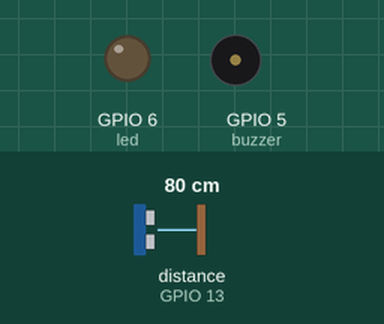
This sketch was run on a simulated ESP32-S3. On the bench: output pins drawn as LEDs (lit = HIGH), buzzer (waves = sounding, pin HIGH). Wiring (inferred from the names in the program): ultrasonic range finder: trigger GPIO 12; echo GPIO 13. The inputs (shaded band) are chosen by the test bench; at power-on: distance to the obstacle (sensor on GPIO 13) 80 cm. The echo pulse lasts 58.3 µs per cm; WiFi joins after 1.5 s; servers stay silent unless stated; pins used as bus, display or sensor lines are not drawn.

Above: at 1.2 s.
1.3 s: distance to the obstacle (sensor on GPIO 13) set to 34 cm
2.8 s: distance to the obstacle (sensor on GPIO 13) set to 28 cm
At 4.0 s:
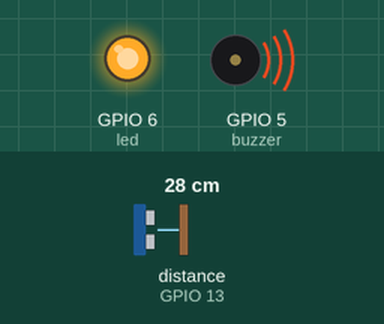
4.3 s: distance to the obstacle (sensor on GPIO 13) set to 35 cm
At 5.2 s:
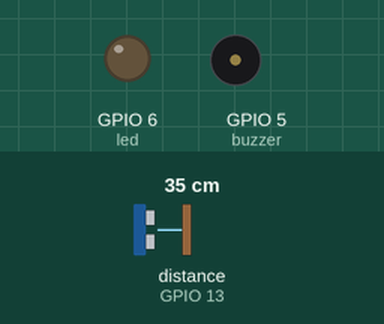
6.1 s: distance to the obstacle (sensor on GPIO 13) set to 2 cm
At 7.5 s:
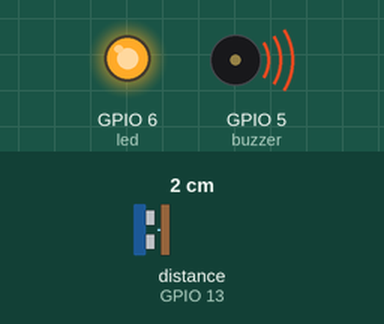
Timing chart, 0 to 8.9 s (numbered marks = the images above; inputs shaded):
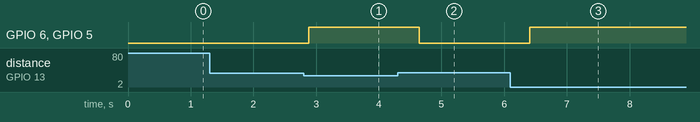

The sketch:

alarme_ver_3.ino
```cpp
// 3ª versão do código do projeto
// Descrição: Tentativa de fazer o código final do projeto, com todos os componentes e integrado à Ethernet e ao Telegram.
// Obs: os comandos "bot.sendMessage" estão dando erro!
////////////////////////////////////////////////////////////////////////////////////////////////////////////////////
// Bibliotecas
#include <Arduino.h>                         // Apenas para o uso no PlataformIO
#include <SPI.h>                             // Protocolo de comunicação da Ethernet com o Arduino
#include <Ethernet.h>
#include <UniversalTelegramBot.h>
#include <ArduinoJson.h>
////////////////////////////////////////////////////////////////////////////////////////////////////////////////////

// Configuração da rede
byte mac[] = { 0xDE, 0xAD, 0xBE, 0xEF, 0xFE, 0xED };
IPAddress ip(192, 168, 1, 177);
EthernetClient client;
// EthernetServer server(80);
// Cria um server? DUVIDA ----------------------- !!!!

// Configuração do Telegram Bot
const char* token = "5979365076:AAGWnYd2gprJYNIIut89gJnzowKzRkjAIXQ";
const int chat_id = 1028002612;
UniversalTelegramBot bot(token, client);

////////////////////////////////////////////////////////////////////////////////////////////////////////////////////

int led = 6;                                 // Porta digital D6 = Led
int buzzer = 5;                              // Porta digital D5 = Buzzer
int trigPin = 12;                            // Porta digital D12 = Trigger (Sensor Ultrassônico)
int echoPin = 13;                            // Porta digital D13 = Echo (Sensor Ultrassônico)

long duration, distance;                     // Variáveis "long" para cálculo da distância e duração (tempo) do som

void setup() {
  Serial.begin(9600);
  Ethernet.begin(mac, ip);
  // Server.begin(); // ------------------------- !!!!

  pinMode(trigPin, OUTPUT);                  // Trigger = Saída (emissão do som)
  pinMode(echoPin, INPUT);                   // Echo = Entrada (detecção do som)
  pinMode(buzzer, OUTPUT);                   // Buzzer = Saída
  pinMode(led, OUTPUT);                      // Led = Saída
}

void loop() {
  digitalWrite(trigPin, LOW);                // Configura o pino 12 com um pulso baixo "LOW" ou desligado ou ainda 0
  delayMicroseconds(10);                     // Aguarda 10 microssegundos

  digitalWrite(trigPin, HIGH);               // Configura o pino 12 com pulso alto "HIGH" ou ligado ou ainda 1
  delayMicroseconds(10);                     // Aguarda 10 microssegundos

  digitalWrite(trigPin, LOW);                // Configura o pino 12 com pulso baixo novamente

  duration = pulseIn(echoPin, HIGH);         // PulseIn lê o tempo entre a chamada e o pino entrar em High
  distance = ((duration/2)*0.034029);        // Cálculo da distância considerando que "duration" é o tempo em micro segundos de ida e volta. Resultado em centímetros!

  // Serial.print(distance);
  // Serial.println(" cm");

  delay(50);

  if(distance < 30) {                         // Se o valor for menor que 30cm o Led e o Buzzer são ativados (30 = distância válida do sensor)
    digitalWrite(led, HIGH);                  // Led liga
    digitalWrite(buzzer, HIGH);               // Buzzer liga

    bot.sendMessage(chat_id, "Mensagem de notificação: alguém perto!");
  }
  else {                                      // Se não, ambos são desativados
    digitalWrite(led, LOW);                   // Led desliga
    digitalWrite(buzzer, LOW);                // Buzzer desliga

    bot.sendMessage(chat_id, "Mensagem de notificação: ninguém perto.");
  }
}
```

Measured:
- the behaviour switches between 31 and 30 cm on distance to the obstacle (sensor on GPIO 13) (found by bisection; images 0 and 1)
- after the input at 1.3 s, every drawn part: stays the same
- after the input at 2.8 s, GPIO 6 (led), GPIO 5 (buzzer): LOW → HIGH after 0.08 s
- after the input at 4.3 s, GPIO 6 (led), GPIO 5 (buzzer): HIGH → LOW after 0.34 s
- after the input at 6.1 s, GPIO 6 (led), GPIO 5 (buzzer): LOW → HIGH after 0.30 s
